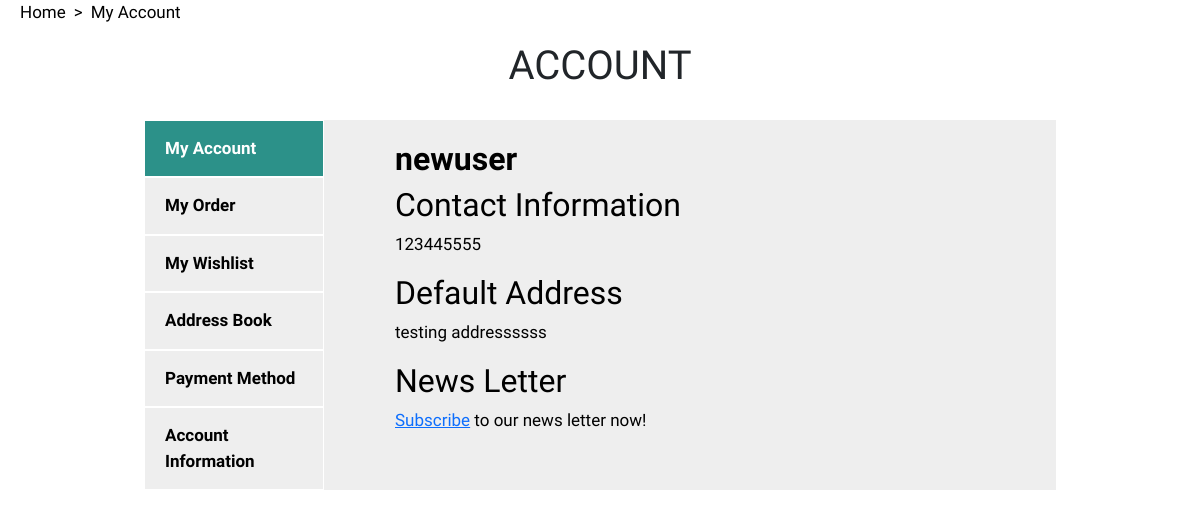
/superpharm/account.php?uid=2 (signed in), run on the app's committed database.
### tables this page shows
CREATE TABLE `user` (
  `user_id` int(3) NOT NULL,
  `username` varchar(20) NOT NULL,
  `password` int(20) NOT NULL,
  `email` varchar(30) NOT NULL,
  `address` varchar(255) DEFAULT NULL,
  `payment_method` varchar(20) DEFAULT NULL,
  `contact` int(11) DEFAULT NULL
);

### superpharm/account.php (the view, shortened to what this page needs)
<!DOCTYPE html>
<?php
require('include/config.php');
include('auth_session.php'); ?>
<html lang="en">
<?php include('head.php'); ?>
<body>
    <ul class="breadcrumb">
        <li><a href="project.php" target="_self">Home</a></li>
        <li><a href="" target="_self">My Account</a></li>
    </ul>
    <?php
    if(!isset($_SESSION['username'])) {?>
        <div class="container">
            <div class="row"><h1 class="center">Login / Sign Up</h1></div>
        </div>
        <div class="container mt-20">
            <figure class="tabBlock">
                <ul class="tabBlock-tabs">
                    <li class="tabBlock-tab">Login</li>
                    <li class="tabBlock-tab is-active">Register</li>
                </ul>
                <div class="tabBlock-content">
                    <div class="tabBlock-pane">
                        <?php
                        if (isset($_POST['username'])) {
                            $username = stripslashes($_REQUEST['username']);
                            $username = mysqli_real_escape_string($sql, $username);
                            $password = stripslashes($_REQUEST['password']);
                            $password = mysqli_real_escape_string($sql, $password);
                            $query    = "SELECT * FROM `user` WHERE username='$username'
                                         AND password='$password'";
                            $result = mysqli_query($sql, $query) or die(mysql_error());
                            $rows = mysqli_num_rows($result);
                            if ($rows == 1) {
                                $_SESSION['username'] = $username;
                                header("Location: project.php");
                            } else {
                                echo '<div class="form">
                                      <h3>Incorrect Username/password.</h3><br/>
                                      <p style="text-align:center">Click here to <a href="account.php">Login</a> again.</p>
                                      </div>';
                            }
                        } else {
                    ?>
                        <div class="contianer">
                            <div class="row">
                                <div class="col-12 col-md-6">
                                    <h1 class="login-title">SIGN IN WITH YOUR USERNAME</h1>
                                    <form class="tab-form" method="post" name="login">
                                        <p>USERNAME</p>
                                        <input type="text" class="login-input" name="username" placeholder="Username" autofocus="true"/>
                                        <p>PASSWORD</p>
                                        <input type="password" class="login-input mb-10" name="password" placeholder="Password" />
                                        <a class="forget" href="">forget password?</a>
                                        <input type="submit" value="Login" name="submit" class="login-button"/>
                                    </form>
                                </div>
                                <div class="col-12 col-md-6">
                                    <h1 class="login-title">SIGN IN WITH SOCIAL MEDIA ACCOUNTS</h1>
                                    <button class="btn"><img src="icon/google.svg" alt="Google Login" class="google" />SIGN IN WITH GOOGLE</a>
                                </div>
                            </div>
                        </div>
                    <?php
                        }
                    ?>
                    </div>
                    <div class="tabBlock-pane">
                        <?php
                        if (isset($_REQUEST['username'])) {
                            $username = stripslashes($_REQUEST['username']);
                            $username = mysqli_real_escape_string($sql, $username);
                            $email    = stripslashes($_REQUEST['email']);
                            $email    = mysqli_real_escape_string($sql, $email);
                            $password = stripslashes($_REQUEST['password']);
                            $password = mysqli_real_escape_string($sql, $password);
                            $query    = "INSERT into `user` (username, password, email)
                                         VALUES ('$username', '$password', '$email')";
                            $result   = mysqli_query($sql, $query);
                            if ($result) {
                                echo '<div class="form">
                                      <h3>You have successfully registered.</h3><br/>
                                      <p class="center">Click here to <a href="project.php" target="_self">login</a></p>
                                      </div>';
                            } else {
                                echo '<div class="form">
                                      <h3>Required fields are missing.</h3><br/>
                                      <p class="center">Click here to <a href="account.php" target="_self">registration</a> again.</p>
                                      </div>';
                            }
                        } else {
                        ?>
                        <div class="contianer">
                            <div class="row">
                                <div class="col-12 col-md-6">
                                    <h1 class="login-title">REGISTER WITH EMAIL</h1>
                                    <form class="tab-form" method="post" action="">
                                        <p>USERNAME</p>
                                        <input type="text" class="login-input" name="username" placeholder="Username" required />
                                        <p>EMAIL ADDRESS</p>
                                        <input type="text" class="login-input" name="email" placeholder="Email Adress">
                                        <p>PASSWORD</p>
                                        <input type="password" class="login-input mb-10" name="password" placeholder="Password">
                                        <a class="forget" href="#" target="_blank">forget password?</a>
                                        <input type="submit" name="submit" value="Register" class="login-button">
                                    </form>
                                </div>
                                <div class="col-12 col-md-6">
                                    <h1 class="login-title">SIGN UP WITH SOCIAL MEDIA ACCOUNTS</h1>
                                    <button class="btn"><img src="icon/google.svg" alt="Google SignUp" class="google" />SIGN UP WITH GOOGLE</a>
                                </div>
                            </div>
                        </div>
                    <?php
                        }
                    ?>
                    </div>
                </div>
            </figure>
        </div>
    <?php
    } else {
        $id = $_GET["uid"];
        $query = mysqli_query($sql, "SELECT * FROM user WHERE user_id = $id");
        while($row = mysqli_fetch_assoc($query)){
            $username = $row['username'];
            $address = $row['address'];
            $contact = $row['contact'];
        }?>
        <div class="account-container">
            <h1 class="center">ACCOUNT</h1>
            <div class="tabordion">
                <section id="section1">
                    <label for="option1">My Account</label>
                    <article>
                        <h2 class="text-bold"><?php echo $username; ?></h2>
                        <h2>Contact Information</h2>
                        <p><?php echo $contact; ?></p>
                        <h2>Default Address</h2>
                        <p><?php echo $address; ?></p>
                        <h2>News Letter</h2>
                        <p><a href="#" target="_self" title="Subscribe Now!">Subscribe</a> to our news letter now!</p>
                    </article>
                </section>
                <section id="section2">
                    <label for="option2">My Order</label>
                </section>
                <section id="section3">
                    <label for="option3">My Wishlist</label>
                </section>
                <section id="section4">
                    <label for="option4">Address Book</label>
                </section>
                <section id="section5">
                    <label for="option5">Payment Method</label>
                </section>
                <section id="section6">
                    <label for="option6">Account Information</label>
                </section>
            </div>
        </div>
    <?php
    }?>
</body>
</html>

### superpharm/style.css (style rules this page uses)
body { font-family: Abel; background-color: #fff; font-size: 17px; }
.center { text-align: center; }
.text-bold { font-weight: bold; }
ul.breadcrumb a { text-decoration: none; color: black; }
ul.breadcrumb li { display: inline; }
ul.breadcrumb li+li:before { padding: 8px; color: black; content: ">"; }
ol, ul { margin-bottom: 1.25rem; margin-top: 0; }
ol, ul { padding: 0; margin-left: 1.25rem; }
.account-container { padding: 0 30px; }
.tabordion { color: #000; display: block; margin: 30px auto; position: relative; z-index: 0; width: 80%; }
.tabordion section { display: block; background: #eee; }
.tabordion section label { background: #eee; border:1px solid #fff; cursor: pointer; display: block; font-weight: bold; padding: 15px 20px; position: relative; width: 180px; z-index:100; }
.tabordion section article { display: none; left: 230px; min-width: 300px; padding: 20px 0 0 21px; position: absolute; top: 0; }
.tabordion section article:after { background-color: #eee; bottom: 0; content: ""; display: block; left:-229px; position: absolute; top: 0; width: 220px; z-index:1; }
.tabordion input[name="sections"]:checked + label { background: #2c9189; color: #fff; }
.tabordion input[name="sections"]:checked ~ article { display: block; }

### data on the page
user: username "newuser", contact "123445555", address "testing addressssss"
